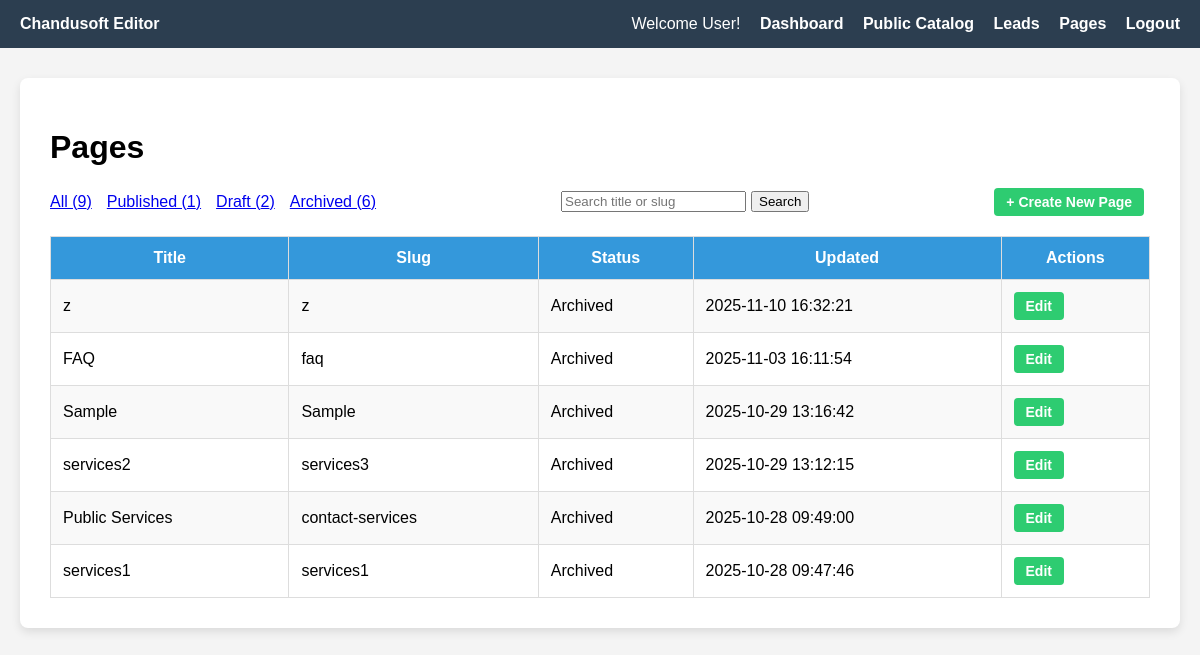
Page /admin/pages.php?status=archived (signed in) on the committed database.
### tables this page shows
CREATE TABLE `pages` (
  `id` int NOT NULL AUTO_INCREMENT,
  `title` varchar(255) NOT NULL,
  `slug` varchar(255) NOT NULL,
  `status` enum('draft','published','archived') DEFAULT 'draft',
  `updated_at` datetime DEFAULT CURRENT_TIMESTAMP ON UPDATE CURRENT_TIMESTAMP,
  `content_html` text,
  PRIMARY KEY (`id`),
  UNIQUE KEY `slug` (`slug`)
);

### admin/pages.php (the view, shortened to what this page needs)
<?php
$user = $_SESSION['user'];
$username = htmlspecialchars($user['username'] ?? 'User');
$role = htmlspecialchars(ucfirst($user['role'] ?? 'Editor'));
$conn = new mysqli('localhost', 'root', '', 'chandusoft');
$publishedCount = $conn->query("SELECT COUNT(*) as count FROM pages WHERE status = 'published'")->fetch_assoc()['count'];
$draftCount = $conn->query("SELECT COUNT(*) as count FROM pages WHERE status = 'draft'")->fetch_assoc()['count'];
$archivedCount = $conn->query("SELECT COUNT(*) as count FROM pages WHERE status = 'archived'")->fetch_assoc()['count'];
$allCount = $conn->query("SELECT COUNT(*) as count FROM pages")->fetch_assoc()['count'];
$search = trim($_GET['search'] ?? '');
$status = $_GET['status'] ?? '';
$whereClause = '';
if ($status) {
    $whereClause = "WHERE status = '" . $conn->real_escape_string($status) . "'";
}
if ($search !== '') {
    if (preg_match('/^[%_]+$/', $search)) {
        $pages = $conn->query("SELECT * FROM pages WHERE 1=0");
    } else {
        if ($whereClause) {
            $whereClause .= " AND";
        } else {
            $whereClause = "WHERE";
        }
        $stmt = $conn->prepare("SELECT * FROM pages $whereClause (title LIKE ? OR slug LIKE ?) ORDER BY updated_at DESC");
        $likeSearch = "%$search%";
        $stmt->bind_param("ss", $likeSearch, $likeSearch);
        $stmt->execute();
        $pages = $stmt->get_result();
        $stmt->close();
    }
} else {
    $pages = $conn->query("SELECT * FROM pages $whereClause ORDER BY updated_at DESC");
}
?>
<!DOCTYPE html>
<html>
<head>
</head>
<body>
<div class="navbar">
    <div><strong>Chandusoft <?= $role ?></strong></div>
    <div class="links">
        Welcome <?= $username ?>!
        <a href="/app/dashboard.php">Dashboard</a>
        <?php if ($role === 'Admin'): ?>
            <a href="/admin/catalog.php">Admin Catalog</a>
            <a href="/public/catalog.php">Public Catalog</a>
            <a href="/admin/orders.php">Orders</a>
        <?php elseif ($role === 'Editor'): ?>
            <a href="/public/catalog.php">Public Catalog</a>
        <?php endif; ?>
        <a href="/admin/admin-leads.php">Leads</a>
        <a href="/admin/pages.php">Pages</a>
        <a href="/admin/logout.php">Logout</a>
    </div>
</div>
<div class="container">
    <h1>Pages</h1>
    <div class="top-bar" style="display:flex; justify-content: space-between; align-items: center; margin-bottom: 20px;">
        <div class="filters" style="gap: 15px; display: flex;">
            <a href="pages.php">All (<?= $allCount ?>)</a>
            <a href="pages.php?status=published">Published (<?= $publishedCount ?>)</a>
            <a href="pages.php?status=draft">Draft (<?= $draftCount ?>)</a>
            <a href="pages.php?status=archived">Archived (<?= $archivedCount ?>)</a>
        </div>
        <form method="get" class="search-form" style="display:flex; gap: 5px;">
            <input type="text" name="search" placeholder="Search title or slug" value="<?= htmlspecialchars($search) ?>">
            <input type="submit" value="Search">
        </form>
        <div>
            <a class="btn btn-edit" href="create.php">+ Create New Page</a>
        </div>
    </div>
    <table>
        <tr>
            <th>Title</th>
            <th>Slug</th>
            <th>Status</th>
            <th>Updated</th>
            <th>Actions</th>
        </tr>
        <?php if ($pages && $pages->num_rows > 0): ?>
            <?php while ($page = $pages->fetch_assoc()): ?>
                <tr>
                    <td><?= htmlspecialchars($page['title']) ?></td>
                    <td><?= htmlspecialchars($page['slug']) ?></td>
                    <td><?= ucfirst($page['status']) ?></td>
                    <td><?= htmlspecialchars($page['updated_at']) ?></td>
                    <td class="actions">
                        <a href="edit.php?id=<?= $page['id'] ?>" class="btn btn-edit">Edit</a>
                    </td>
                </tr>
            <?php endwhile; ?>
        <?php endif; ?>
    </table>
</div>
</body>
</html>

### admin/pages.php (style rules this page uses)
body { font-family: Arial, sans-serif; background: #f4f4f4; margin: 0; padding: 0; }
.navbar { background-color: #2c3e50; color: white; padding: 15px 20px; display: flex; justify-content: space-between; align-items: center; }
.navbar .links a { color: white; text-decoration: none; margin-left: 15px; font-weight: bold; }
.container { max-width: 1100px; margin: 30px auto; background: #fff; padding: 30px; border-radius: 8px; box-shadow: 0 4px 10px rgba(0,0,0,0.1); }
table { border-collapse: collapse; width: 100%; }
th, td { border: 1px solid #ddd; padding: 12px; }
th { background-color: #3498db; color: white; }
tr:nth-child(even) { background: #f9f9f9; }
.btn { display: inline-block; padding: 6px 12px; margin-right: 6px; font-size: 14px; font-weight: bold; text-decoration: none; border-radius: 4px; color: white; }
.btn-edit { background-color: #2ecc71; }

### rows in the picture
pages: title "z", slug "z", status "Archived", updated_at "2025-11-10 16:32:21"
pages: title "FAQ", slug "faq", status "Archived", updated_at "2025-11-03 16:11:54"
pages: title "Sample", slug "Sample", status "Archived", updated_at "2025-10-29 13:16:42"
pages: title "services2", slug "services3", status "Archived", updated_at "2025-10-29 13:12:15"
pages: title "Public Services", slug "contact-services", status "Archived", updated_at "2025-10-28 09:49:00"
pages: title "services1", slug "services1", status "Archived", updated_at "2025-10-28 09:47:46"

### other values in the picture
$role "Editor"
$username "User"
$allCount "9"
$publishedCount "1"
$draftCount "2"
$archivedCount "6"
